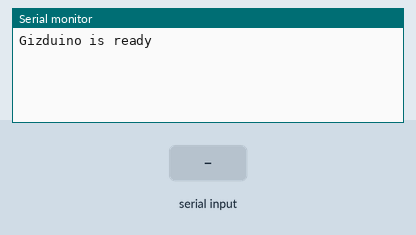
This sketch was run on a simulated Arduino Uno, built with avr-gcc and run on an emulated ATmega328P. On the bench: the last lines printed to the serial monitor. The inputs (shaded band) are chosen by the test bench.

Above: at 1.2 s.
1.3 s: "1\n" received over Serial
At 2.5 s:
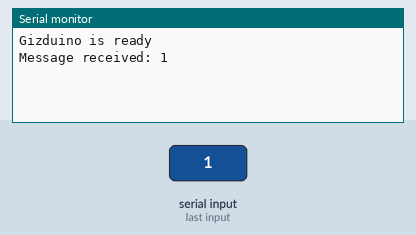
2.8 s: byte 10 ('\n') received over Serial
At 4.0 s:
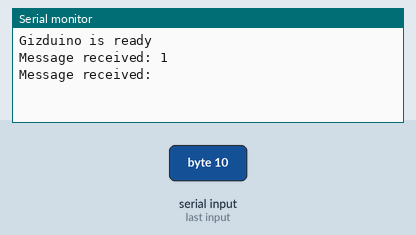
4.3 s: "0\n" received over Serial
At 5.3 s:
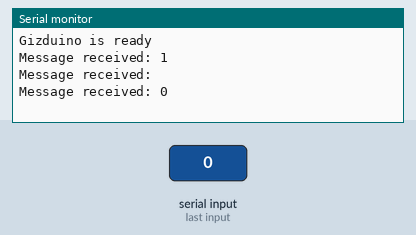

Measured:
- after the input at 1.3 s, the serial monitor: prints a new line at once (image 1)
- after the input at 2.8 s, the serial monitor: prints a new line at once (image 2)
- after the input at 4.3 s, the serial monitor: prints a new line at once (image 3)

The sketch:

message.ino
```cpp
String serData;

void setup() {
  Serial.begin(9600);
  Serial.println("Gizduino is ready");
}

void loop() {
  while(Serial.available() > 0){
    char rec = Serial.read();
    serData += rec;

    if (rec=='\n'){
      Serial.print("Message received: ");
      Serial.println(serData);
      serData="";
    }
  }

  delay(10);
}
```
